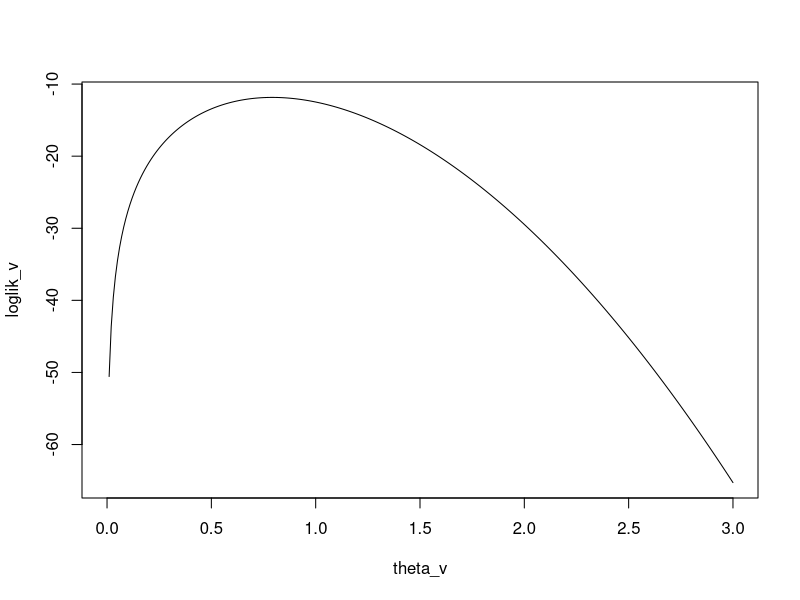

Write R code to recreate this figure.
## ---- chunk 1
set.seed(123)
x=rnorm(15,2,3)
## ---- chunk 2
# add your R code here
set.seed(123)
x=rnorm(15,2,3)
m = mean(x)
s = sd(x)
## ---- chunk 3
k = 1e5
B = numeric(k)
for (i in 1:k){
  x_boot = rnorm(15,m,s)
  m_boot = mean(x_boot)
  s_boot = sd(x_boot)
  B[i] = (1-pnorm(1, m_boot, s_boot)) - (1 - pnorm(1,m,s)) # B = T-theta
}
mse = mean(B**2)
mse # This is the mse.
## ---- chunk 4
B1 = numeric(k)
for (i in 1:k){
  x_boot = rnorm(15,m,s)
  B1[i] = mean(x_boot > 1) - (1 - pnorm(1,m,s))  # B = T-theta
}
mse1 = mean(B1**2)
mse1 # This is the mse.
## ---- chunk 5
x=c(1.20, 1.12, 1.60, 0.48, 0.04, 0.35, 0.67, 0.51, 4.28, 0.64)
## ---- chunk 6
# add your R code here.
x=c(1.20, 1.12, 1.60, 0.48, 0.04, 0.35, 0.67, 0.51, 4.28, 0.64)
## ---- chunk 7
loglik = function(theta){
  n = length(x)
  result = n*(log(2*theta/pi))-(theta**2)/pi*sum(x**2)
  return(result)
}
theta_v = seq(0, 3, 0.01)
loglik_v = sapply(theta_v, loglik)
plot(theta_v, loglik_v, type = 'l')
## ---- chunk 8
opt = optimize(loglik, c(0, 3), maximum = TRUE)
theta_mle = opt$maximum
theta_mle # mle
## ---- chunk 9
library(numDeriv)
fisher_obs = -hessian(loglik, theta_mle)
fisher_obs # observed Fisher Information
## ---- chunk 10
alpha = 0.05
X_cv1 = qhyper(alpha/2, m = 4, n = 4, k = 4)
X_cv2 = qhyper(1-alpha/2, m = 4, n = 4, k = 4)
c(X_cv1, X_cv2)
## ---- chunk 11
type1 = 1 - phyper(3-1, m = 4, n = 4, k = 4)
type1 # type I error
## ---- chunk 12
# (c)
X_obs = 4
p_value = 2*(1 - phyper(X_obs, m = 4, n = 4, k = 4)) # two-side test
p_value # p-value
## ---- chunk 13
X = c(21.3, 4.1, 18.5, 15.2, 9.3)
n = length(X)
loglik = function(theta){
  result = n*(-1*log(6)+4*log(theta))+3*sum(log(X))-theta*sum(X)
  return(result)
}
k = 1e5
lrt = numeric(k)
theta0 = 1
for (i in 1:k){
  X1 = rgamma(n, shape = 4, rate = theta0)
  theta_hat = 4/mean(X1)
  lrt[i] = loglik(theta_hat) - loglik(theta0) # likelihood ratio test
}
lrt_cv = quantile(lrt, 0.95)
lrt_cv # numerical critical value
## ---- chunk 14
lrt_cv_asy = qchisq(0.95, df = 1)/2 # asymptotic critical value
theta_hat = 4/mean(X)
theta0 = 1
lrt = loglik(theta_hat) - loglik(theta0) # observed likelihood ratio test
lrt <= lrt_cv_asy
